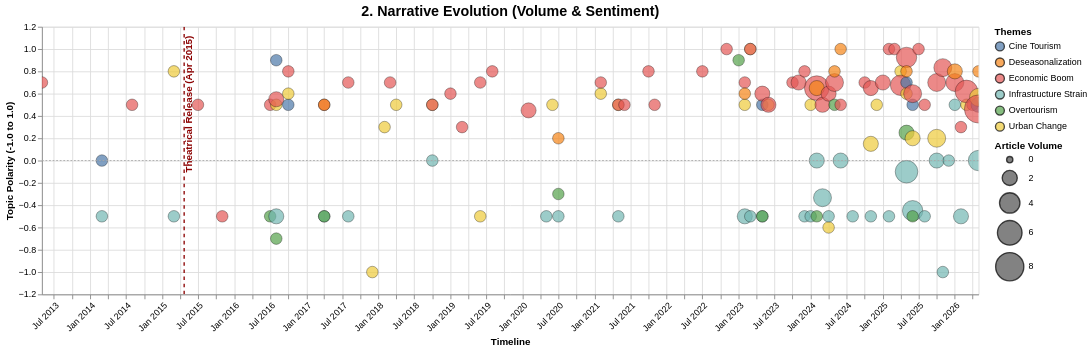

The Vega-Lite source for this figure:
### Vega-Lite specification from a JSON file in a GitHub repository (floating-point values rounded to 4 significant figures; data arrays with more than 128 entries replaced by an {"elided": "..."} marker saying what was removed)
{"config": {"view": {"continuousWidth": 300, "continuousHeight": 300}}, "layer": [{"data": {"name": "data-87f93800cda59b952fe9a847902945e5"}, "mark": {"type": "circle", "opacity": 0.7, "stroke": "black", "strokeWidth": 0.5}, "encoding": {"color": {"field": "Narrative_Topic", "legend": {"orient": "right", "title": "Themes"}, "scale": {"scheme": "tableau10"}, "type": "nominal"}, "size": {"field": "Mention_Count", "legend": {"orient": "right"}, "scale": {"range": [50, 1000]}, "title": "Article Volume", "type": "quantitative"}, "tooltip": [{"field": "Date", "type": "temporal"}, {"field": "Narrative_Topic", "type": "nominal"}, {"field": "Topic_Sentiment", "format": ".2f", "type": "quantitative"}, {"field": "Mention_Count", "type": "quantitative"}, {"field": "Evidence_Quotes", "type": "nominal"}], "x": {"axis": {"format": "%b %Y", "labelAngle": -45}, "field": "Date", "title": "Timeline", "type": "temporal"}, "y": {"field": "Topic_Sentiment", "scale": {"domain": [-1.1, 1.1]}, "title": "Topic Polarity (-1.0 to 1.0)", "type": "quantitative"}}, "name": "view_9f4c44f5f3ae34fa_0"}, {"data": {"name": "data-a0a55d106695e8d630baff0f16eee66d"}, "mark": {"type": "rule", "color": "#A9A9A9", "strokeDash": [2, 2]}, "encoding": {"y": {"field": "y", "type": "quantitative"}}}, {"data": {"name": "data-8885bbcc83f007aaea30233e880135bc"}, "mark": {"type": "rule", "size": 1.5, "strokeDash": [4, 4]}, "encoding": {"color": {"field": "Color", "scale": null, "type": "nominal"}, "x": {"field": "Date", "type": "temporal"}}}, {"data": {"name": "data-8885bbcc83f007aaea30233e880135bc"}, "mark": {"type": "text", "align": "right", "angle": 270, "baseline": "top", "dx": 5, "fontSize": 11, "fontWeight": "bold"}, "encoding": {"color": {"field": "Color", "scale": null, "type": "nominal"}, "text": {"field": "Event", "type": "nominal"}, "x": {"field": "Date", "type": "temporal"}, "y": {"value": 15}}}], "height": 300, "params": [{"name": "param_1e9efca18e7a2868", "select": {"type": "interval", "encodings": ["x", "y"]}, "bind": "scales", "views": ["view_9f4c44f5f3ae34fa_0"]}], "title": {"text": "2. Narrative Evolution (Volume & Sentiment)", "fontSize": 16}, "width": 1050, "$schema": "https://vega.github.io/schema/vega-lite/v6.4.1.json", "datasets": {"data-87f93800cda59b952fe9a847902945e5": {"elided": "132 records"}, "data-a0a55d106695e8d630baff0f16eee66d": [{"y": 0}], "data-8885bbcc83f007aaea30233e880135bc": [{"Date": "2015-04-22T00:00:00", "Event": "Theatrical Release (Apr 2015)", "Color": "#8B0000"}]}}
